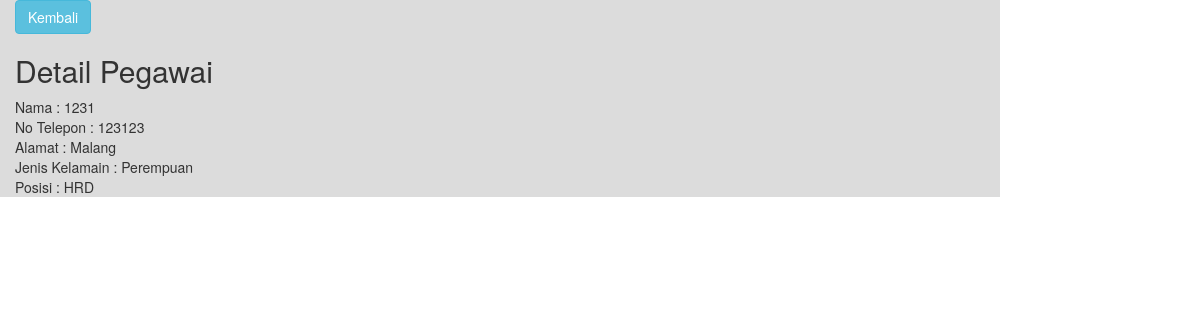
Page /CRUD/detail.php?id=12 (signed in) on the committed database.
### tables this page shows
CREATE TABLE IF NOT EXISTS `tb_pegawai` (
  `id_pegawai` varchar(255) NOT NULL,
  `nama_pegawai` varchar(255) DEFAULT NULL,
  `username` varchar(255) DEFAULT NULL,
  `tlp_pegawai` varchar(255) DEFAULT NULL,
  `kota_pegawai` int(5) DEFAULT NULL,
  `jk_pegawai` int(1) DEFAULT NULL,
  `id_posisi` varchar(255) DEFAULT NULL,
  `ket` int(1) DEFAULT NULL
);

CREATE TABLE IF NOT EXISTS `tb_kota` (
  `id_kota` int(2) NOT NULL AUTO_INCREMENT,
  `nama_kota` varchar(255) DEFAULT NULL,
  PRIMARY KEY (`id_kota`)
);

CREATE TABLE IF NOT EXISTS `tb_jk` (
  `id_jk` int(1) NOT NULL AUTO_INCREMENT,
  `kelamin` varchar(50) DEFAULT NULL,
  PRIMARY KEY (`id_jk`)
);

CREATE TABLE IF NOT EXISTS `tb_posisi` (
  `id_posisi` int(2) NOT NULL AUTO_INCREMENT,
  `nama_posisi` varchar(255) DEFAULT NULL,
  PRIMARY KEY (`id_posisi`)
);

### CRUD/detail.php (the view, shortened to what this page needs)
<?php
if(isset($_SESSION['userdata'])) {
?>
<?php
$id_det = $_GET['id'];
$det_data = mysql_query("
select  pgw.id_pegawai,
		pgw.nama_pegawai,
		pgw.tlp_pegawai,
		kot.nama_kota,
		jk.kelamin,
		pos.nama_posisi
from tb_pegawai pgw, tb_posisi pos, tb_kota kot, tb_jk jk
where
pgw.id_posisi = pos.id_posisi and
pgw.kota_pegawai=kot.id_kota and
pgw.jk_pegawai=jk.id_jk and
pgw.id_pegawai='$id_det'") or die(mysql_error());
$detail = mysql_fetch_array($det_data);
?>
<!DOCTYPE html>
<html>
<head>
	<link rel="stylesheet" href="../bootstrap/bootstrap-3.3.7/css/bootstrap.min.css">
</head>
<body>
<div class="col-sm-10" style="background-color: gainsboro">
<div class="row">
	<div class="col-sm-5">
		<a href="index.php" style="color: black">
	  		<button type="button" class="btn btn-info" id="kembali">Kembali</button>
	  	</a>
	</div>
</div>
			<h2>Detail Pegawai</h2>
			Nama : <?php echo $detail['nama_pegawai'];?><br>
			No Telepon : <?php echo $detail['tlp_pegawai'];?><br>
			Alamat : <?php echo $detail['nama_kota'];?><br>
			Jenis Kelamain : <?php echo $detail['kelamin'];?><br>
			Posisi : <?php echo $detail['nama_posisi'];?><br>
</div>
</body>
</html>
<?php } else {
			header("location:login.php");
		}
?>

### rows in the picture
tb_pegawai: nama_pegawai "1231", tlp_pegawai "123123", tb_kota.nama_kota "Malang", tb_jk.kelamin "Perempuan", id_posisi.nama_posisi "HRD"
